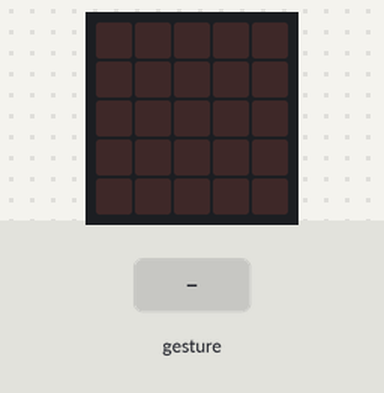
Recording of a program running on a simulated BBC micro:bit (MakeCode). On the bench: the board's 5×5 LED display. Inputs (shaded band) come from the test bench. Random numbers come from a fixed seed; a tilt is held for 1.5 s and a shake lasts 1 s, then the board lies face up again.

Above: at 1.2 s.
1.3 s: gesture 'shake'
At 1.7 s:
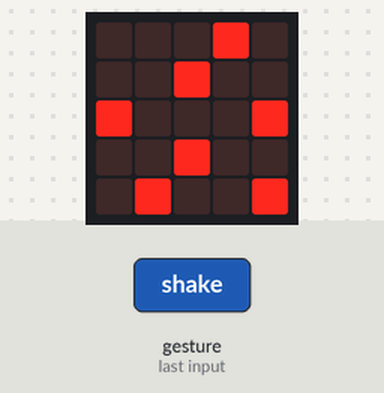
At 3.0 s:
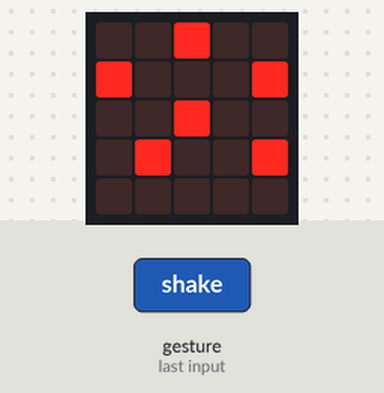
Timing chart, 0 to 4.5 s (numbered marks = the images above; inputs shaded):
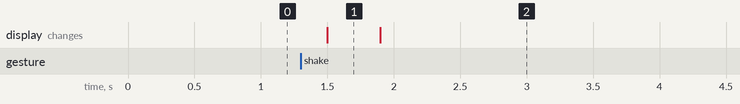

Measured:
- after the input at 1.3 s, the display: changes after 0.20 s (image 1)
- what the display in image 1 shows lasts 0.4 s, from 1.5 s to 1.9 s

The program:

main.ts
```typescript
input.onGesture(Gesture.Shake, function () {
    if (pop >= 50) {
        basic.showLeds(`
            # . # . #
            . # # # .
            # # # # #
            . # # # .
            # . # . #
            `)
    } else {
        pop += randint(0, 4)
        basic.showLeds(`
            . . . # .
            . . # . .
            # . . . #
            . . # . .
            . # . . #
            `)
        basic.showLeds(`
            . . # . .
            # . . . #
            . . # . .
            . # . . #
            . . . . .
            `)
    }
})
let pop = 0
pop = 0
basic.forever(function () {

})
```

test.ts
```typescript
// aquí va el archivo "tests"; esto no se compilará cuando este paquete se utilice como una extensión.
```
